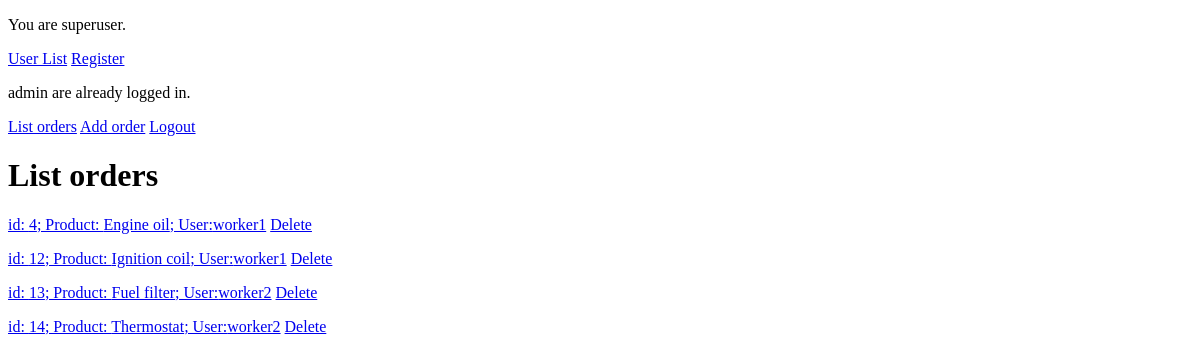
Before: /order/ (signed in) with the older database file.
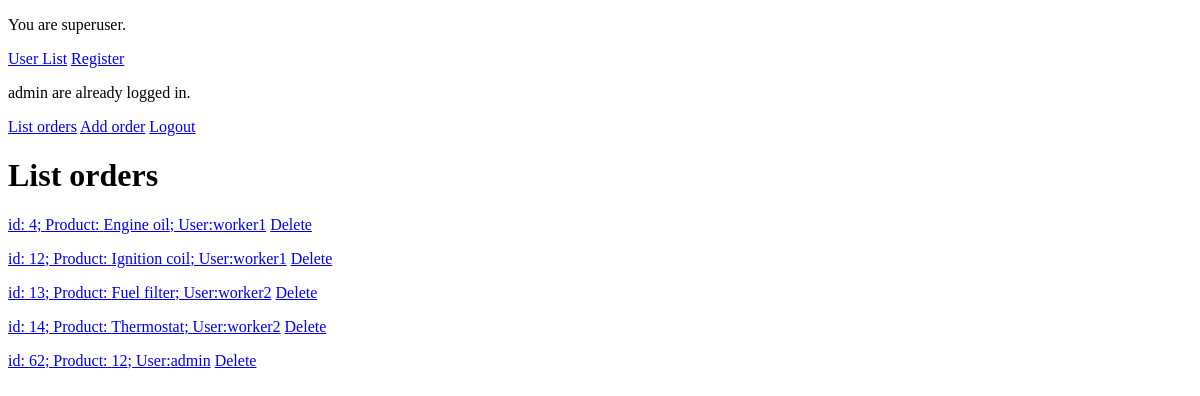
After: the same page with the newer database file.
### order/models.py (models this page shows, shortened)
class Order(models.Model):
    user = models.ForeignKey(User, on_delete=models.CASCADE)
    product = models.CharField(max_length=255, default='')
    description = models.CharField(max_length=200)
    quantity = models.IntegerField(default=0)
    date_created = models.DateTimeField(auto_now_add=True)

### order/views.py (the view)
# urls.py: path('', views.orders_list, name='orders_list'),
@login_required
def orders_list(request):
    if request.user.is_superuser:  # Если пользователь - суперпользователь, показываем все заказы
        orders = Order.objects.all()
    else:
        orders = Order.objects.filter(user=request.user)  # Для обычного пользователя показываем только его заказы
    context = {'orders': orders}
    return render(request, 'list_orders.html', context)

### order/templates/list_orders.html (shortened to what this page needs)
{% extends 'base.html' %}
{% block content %}
    <h1>List orders</h1>
    {% for order in orders %}
        <p><a href="{% url 'order_detail' order.id %}">id: {{ order.id }}; Product: {{ order.product }}; User:{{ order.user.username }}</a> <a href="{% url 'order_delete' order.id %}" onclick="return confirm('Are you sure you want to delete this order?')">Delete</a></p>
    {% endfor %}
{% endblock %}

### templates/base.html (shortened to what this page needs)
{% load static %}
<!DOCTYPE html>
<html lang="en">
<head>
    <link rel="stylesheet" href="{% static 'css/style.css' %}">
</head>
<body>
  <main>
    {% if user.is_authenticated and user.is_superuser %}
        <p>You are superuser.</p>
        <a href="{% url 'user_list' %}">User List</a>
        <a href="{% url 'register' %}">Register</a>
    {% endif %}
    {% if user.is_authenticated %}
        <p>{{ user.username }} are already logged in.</p>
        <a href="{% url 'orders_list' %}">List orders</a>
        <a href="{% url 'order_add' %}">Add order</a>
        <a href="{% url 'logout' %}">Logout</a>
    {% else %}
        <a href="{% url 'login' %}">Login</a>
    {% endif %}
    {% block content %}
    {% endblock %}
  </main>
</body>
</html>

Changed rows visible on the page:
added Order: id "62", product "12", user.username "admin"
